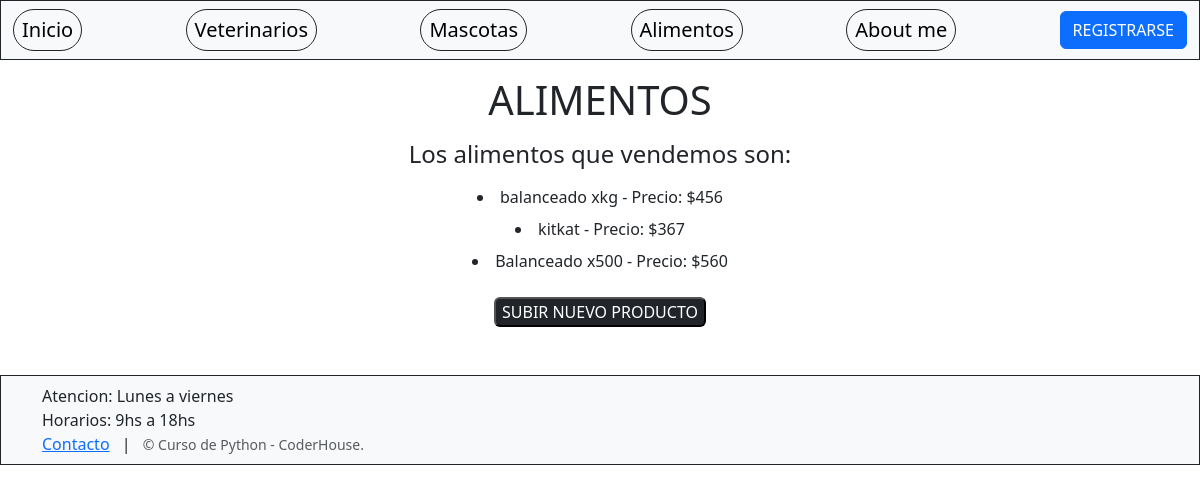
The page /AppCoder/alimentos on the database as committed earlier.
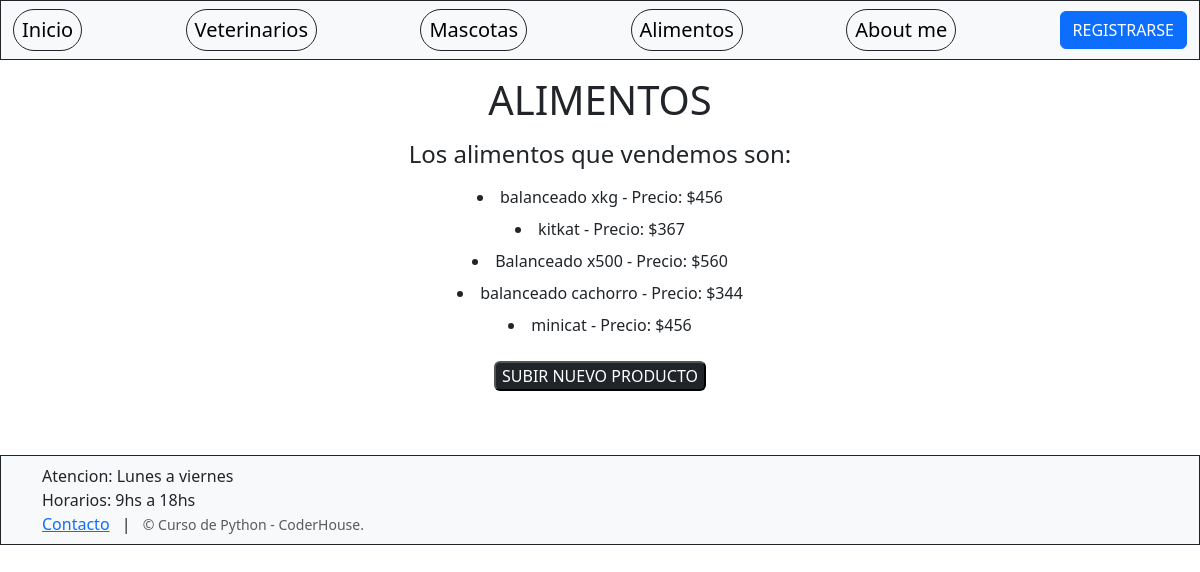
The same page on the database as committed later.
### AppCoder/models.py (models this page shows)
class Alimentos(models.Model):
    animal= models.CharField(max_length=30)
    nombre= models.CharField(max_length=30)
    precio= models.IntegerField()
    def __str__(self):
        return f"{self.nombre} - Precio: ${self.precio}"  #como va a aparecer en admin

### AppCoder/views.py (the view)
# urls.py: path('alimentos', views.leerAlimentos, name="Alimentos"),
def leerAlimentos(request):
    alimento = Alimentos.objects.all()
    contexto = {"alimentos": alimento}
    return render(request, "AppCoder/alimentos.html", contexto)

### AppCoder/templates/AppCoder/alimentos.html
{% extends 'AppCoder/padre.html' %}
{% load static %}
{% block contenidoQueCambia %}
    <div class="text-center">
        <h1 class="my-3">ALIMENTOS</h1>
        <h4> Los alimentos que vendemos son: </h4>
        {% for x in alimentos %}
            <div class="py-2">
                <li>{{x}}</li>
            <div>
        {% endfor %}
    </div>
    <div class="text-center py-4">
        <button class="rounded bg-dark"><a href="{% url 'AlimentosForm' %}" class=" text-white text-decoration-none" >SUBIR NUEVO PRODUCTO</a></button>
    </div>
{% endblock %}

Rows that differ between the two databases and show on the page:
added Alimentos: nombre+precio "balanceado cachorro - Precio: $344"
added Alimentos: nombre+precio "minicat - Precio: $456"
